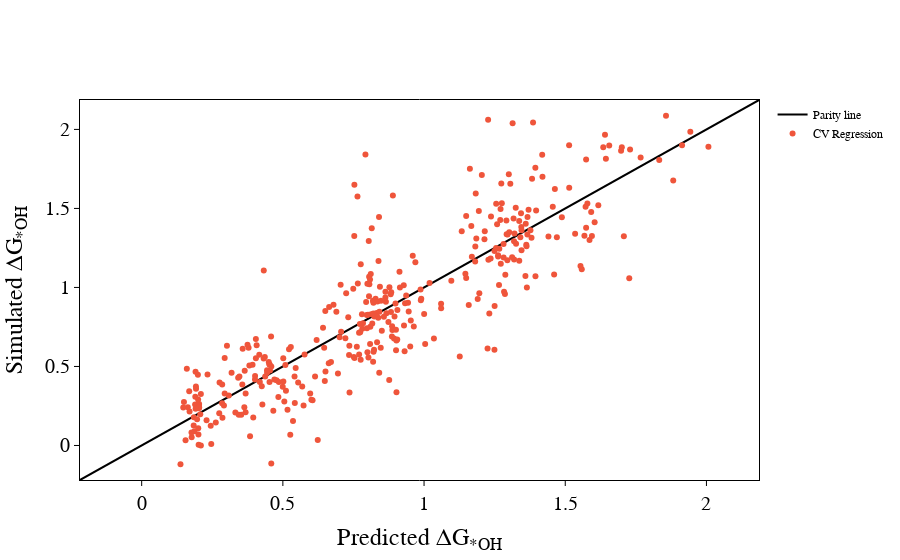

This figure's notebook cell:
### Code cell
fig = MA_Plot.plot_parity__PLT
if show_plot:
    fig.show()

### Figure 1 — Plotly figure (JSON) as saved in the notebook; plotly's stock layout.template omitted (floating-point values rounded to 4 significant figures; data arrays with more than 128 entries replaced by an {"elided": "..."} marker saying what was removed)
{"data": [{"line": {"color": "black"}, "mode": "lines", "name": "Parity line", "type": "scatter", "x": [-0.3184, 2.286], "y": [-0.3184, 2.286]}, {"mode": "markers", "name": "CV Regression", "opacity": 1, "type": "scatter", "x": {"elided": "362 float values"}, "y": {"elided": "362 float values"}}], "layout": {"font": {"color": "black", "family": "Arial"}, "paper_bgcolor": "white", "plot_bgcolor": "white", "showlegend": true, "xaxis": {"linecolor": "black", "mirror": true, "range": [-0.2184, 2.186], "showgrid": false, "showline": true, "tickcolor": "black", "tickfont": {"family": "Arial", "size": 20}, "ticks": "outside", "title": {"font": {"color": "black", "family": "Arial", "size": 24}, "text": "Predicted ΔG<sub>*OH</sub>"}}, "yaxis": {"linecolor": "black", "mirror": true, "range": [-0.2184, 2.186], "showgrid": false, "showline": true, "tickcolor": "black", "tickfont": {"family": "Arial", "size": 20}, "ticks": "outside", "title": {"font": {"color": "black", "family": "Arial", "size": 24}, "text": "Simulated ΔG<sub>*OH</sub>"}}}}
